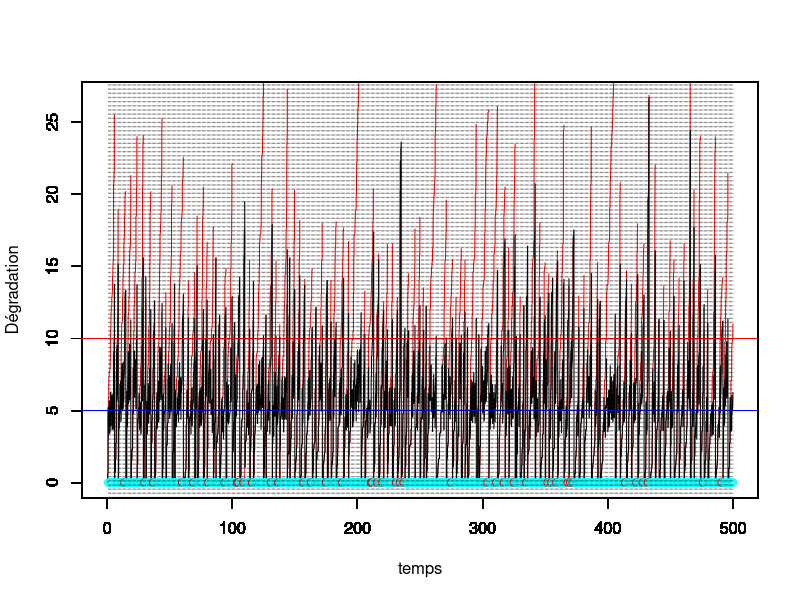
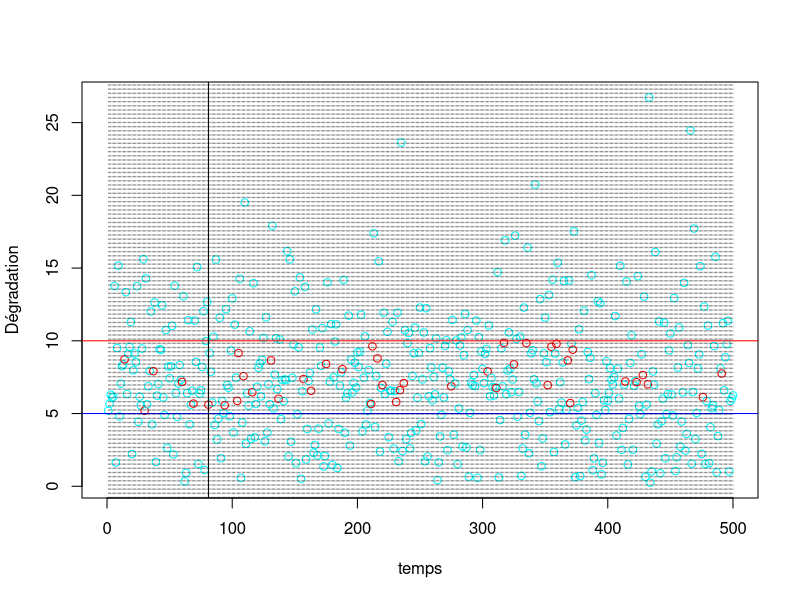

Reproduce these figures in R, in order. (Note: this script raises an error after producing the figures.)
#### Programme de simulation lorsqu'on observe uniquement la dégradation juste avant l'inspection
#### avec deux effets de la maintenance :
#### ARD inf avec rho in [0,1] avec proba p
#### ARD inf avec rho' pour les réparations néfastes avec proba 1-p



rm(list=ls())
library(ggplot2)
library(tidyverse)

tau <- 1 # intervalle inter-inspection
rho <- 0.4 # parametre ARDinf pour les maintenances efficaces avec proba p
rho_w <- 0.3 # parametre ARDinf pour les maintenances néfastes avec proba 1-p
p <- 0.8 # proba que la maintenance préventive soit efficace


L <- 5 # seuil pour MP
M <- 10 # seuil pout MC
tps.final <- 500 # fenêtre d'observation du processus

id.newcycle <- FALSE # Initialisation du nb de cycle de renouvellement

#set.seed(123)
# Simulation d'un processus gamma jusqu'au temps final
pas = 0.01 # pas de temps pour simuler le processus

alpha = 2 # paramètre de forme de Gamma a = alpha (t)^beta
beta = 1.2 # paramètre de forme  de Gamma
b=1.5   # paramètre d'échelle du Gamma
temps = seq(from = 0,to = tps.final,by = pas)

theta <-c(alpha,beta,b,rho,rho_w,p)


n=length(temps)

nb.inspections<- floor(tps.final/tau) # nombre d'inspections max pendant la fenêtre d'observation.

temps.insp<-temps[tau/pas*(1:nb.inspections)+1] # temps des inspections (t_i dans le papier)

obs<-numeric(nb.inspections) # données observées (pendant les inspections, à t_j^-)
vect.b<-rep(1,nb.inspections) # données non observées =1 si PM efficace, 0 si worse
Delta.P <-rep(0,nb.inspections) # Données observées = 1 si renouvellement

j<-1 # indicateur prochaine inspection
j.newcycle <- 0 # identifier le j où nouveau cycle
nb.cycles <- 1 # compteur de cycles

x=matrix(nrow=nb.inspections,ncol = n) # processus Gamma simulé, nb.lignes = nb.cycles
x[nb.cycles,1] = 0     # initialisation du processus Gamma = 0 à t=0
for(i in 2:n){
  x[nb.cycles,i] = x[nb.cycles,i-1] + rgamma(1,scale = b, shape = alpha*(temps[i]^beta-temps[i-1]^beta))
}
y=numeric(n) # processus Gamma maintenu
y.tilde=numeric(n) # processus Gamma maintenu
y[1]<-0
y.tilde[1]<-0

while (j<=nb.inspections) {
  # boucle sur un cycle de renouvellement
  if (id.newcycle){
    # on resimule un x depuis 0
    x[nb.cycles,1] = 0     # initialisation du processus Gamma = 0 à t=0
    for(i in 2:n){
      x[nb.cycles,i] = x[nb.cycles,i-1] + rgamma(1,scale = b, shape = alpha*(temps[i]^beta-temps[i-1]^beta))
    }
    id.newcycle <- FALSE
  }
  
  y.tilde[((j-1)*tau/pas+2):(j*(tau/pas)+1)]<-y[((j-1)*tau/pas+2):(j*(tau/pas)+1)]<-y[(j-1)*tau/pas+1]+ x[nb.cycles,((j-j.newcycle-1)*tau/pas+2):((j-j.newcycle)*(tau/pas)+1)]- x[nb.cycles,(j-j.newcycle-1)*tau/pas+1]
  
  obs[j]<-y[j*tau/pas+1] # état dégradation à l'inspection (t_j^-)
  
  if (obs[j] < L) {
    print("no action")
  } else {
    if (obs[j]<M) {
      u<-runif(1)
      if (u>p) vect.b[j]<-0
      ifelse(u<=p,y[j*tau/pas+1]<-(1-rho)*y[j*tau/pas+1],y[j*tau/pas+1]<-(1+rho_w)*y[j*tau/pas+1])
       # on écrase (ARD infini)
    } else {
      y[j*tau/pas+1]<-0
      id.newcycle <- TRUE
      j.newcycle <- j
      nb.cycles <- nb.cycles+1
      Delta.P[j]<-1
    }
  }
  j<-j+1
}

vect.u <- (obs<M)*(obs>L) # indicatrice u_i


#df <- data.frame(temps,x,y)
#mygraph <- ggplot(df,aes(x = temps)) +  
#  geom_line(aes(y = y), color = "darkred") +
#  geom_line(aes(y = x), color="steelblue", linetype="twodash") +
#  geom_abline(slope = 0,intercept = L,color="blue") +
#  geom_abline(slope = 0,intercept = M,color="red")


temps.cycle<-c(0,tau*which(obs>M),tps.final)
indice.temps.cycle <- c(1,tau/pas*(which(obs>M))+1,length(temps))


for (k in 1:nb.cycles){
  plot(temps[indice.temps.cycle[k]:indice.temps.cycle[k+1]],x[k,1:(indice.temps.cycle[k+1]-indice.temps.cycle[k]+1)],col="red",type="l",ylim = c(0,max(y.tilde)),xlim = c(0,tps.final),xlab="",ylab="")
  par(new=T)
}

plot(temps,y.tilde,type="l",ylim=c(0,max(y.tilde)),xlim = c(0,tps.final),ylab="",xlab="")


par(new=T)
vect.b.fact <- factor(vect.b)
mescouleurs <- rainbow(length(levels(vect.b.fact)))
plot(tau*(1:nb.inspections),numeric(length = nb.inspections),ylim=c(0,max(y.tilde)),type="p",xlim = c(0,tps.final),xlab = "temps",ylab="Dégradation",col=mescouleurs[vect.b.fact])
abline(h=L,col="blue")
abline(h=M,col="red")
abline(v=tau*(1:nb.inspections), lty =3, col = grey(0.1), lwd = 0.45)

vect.b.fact <- factor(vect.b)
mescouleurs <- rainbow(length(levels(vect.b.fact)))
plot(1:nb.inspections,obs,type="p",xlim = c(0,tps.final),xlab = "temps",ylab="Dégradation",col=mescouleurs[vect.b.fact])
abline(h=L,col="blue")
abline(h=M,col="red")
abline(v=tau*(1:nb.inspections), lty =3, col = grey(0.1), lwd = 0.45)
abline(v=81)




#abline(v = tau*(1:nb.inspection))

#####################################
############## Algo EM ##############
#####################################

# initialisation des paramètres
K<- 50

hat.theta<-matrix(nrow=K+1,ncol=6)
#hat.theta[1,] <- c(1.2,1.1,1.5,0.2,0.2,0.5) # (alpha,beta,b,rho,rho^\prime,p)
hat.theta[1,] <- theta

# On ne définit les p.tildes[i] que lorsque u_{i-1}=1 
ind.u<-which(vect.u[1:(nb.inspections-1)]==1)

# Indice intervenant dans les sommes (i.e tel que u_{i-1}=1)
ind.i.u<-rep(0,nb.inspections)
ind.i.u[ind.u+1] <- 1

# indice i lorsque Delta_{i-1}=1
ind.Delta<-which(Delta.P==1)

ind.i.Delta<-rep(0,nb.inspections)
ind.i.Delta[ind.Delta+1] <- 1

#Définition des y_{t_{i-1}}
obs.pre<-c(0,obs[1:(nb.inspections-1)])*(1-ind.i.Delta)

temps.insp.pre <- c(0,temps.insp[1:(nb.inspections-1)])

data <- data.frame(temps.insp,temps.insp.pre,obs,obs.pre,vect.u,vect.b,ind.i.u,Delta.P,ind.i.Delta)



data1 <- filter(data,ind.i.u==1) # On ne garde que les y_i tq u_{i-1}=1
#data0 <- filter(data,ind.i.u==0)

delta <- hat.theta[1,1]*(data$temps.insp^hat.theta[1,2]-data$temps.insp.pre^hat.theta[1,2])



  
#p.tilde <- (hat.theta[1,6]*dgamma(obs-(1-c(0,Delta.P[1:(nb.inspections-1)]))*(1-hat.theta[1,4])^(c(0,vect.u[1:(nb.inspections-1)]))*c(0,obs[1:(nb.inspections-1)]),delta,rate=hat.theta[1,3]))/(hat.theta[1,6]*dgamma(obs-(1-c(0,Delta.P[1:(nb.inspections-1)]))*(1-hat.theta[1,4])^(c(0,vect.u[1:(nb.inspections-1)]))*c(0,obs[1:(nb.inspections-1)]),delta,rate=hat.theta[1,3])+(1-hat.theta[1,6])*dgamma(obs-(1-c(0,Delta.P[(nb.inspections-1)]))*(1+hat.theta[1,5])^(c(0,vect.u[1:(nb.inspections-1)]))*c(0,obs[1:(nb.inspections-1)]),delta,rate=hat.theta[1,3]))

# p.tilde uniquement défini lorsque u_{i-1}=1

p.tilde <- ifelse(data1$obs/data1$obs.pre<=1,1,(hat.theta[1,6]*dgamma(data$obs[ind.i.u==1]-(1-hat.theta[1,4])*data$obs.pre[ind.i.u==1],delta[ind.i.u==1],rate=hat.theta[1,3]))/(hat.theta[1,6]*dgamma(data$obs[ind.i.u==1]-(1-hat.theta[1,4])*data$obs.pre[ind.i.u==1],delta[ind.i.u==1],rate=hat.theta[1,3])+(1-hat.theta[1,6])*dgamma(data$obs[ind.i.u==1]-(1+hat.theta[1,5])*data$obs.pre[ind.i.u==1],delta[ind.i.u==1],rate=hat.theta[1,3])))



data.temp<-data.frame(data1,p.tilde)
data1.rhow<-filter(data.temp,p.tilde<1)

# Définition de la borne inf pour rho
lower.rho <- max(1-data1$obs/data1$obs.pre)

# Définition de la borne sup pour rhow en enlevant les cas où p.tilde = 1
upper.rhow <- min(data1.rhow$obs/data1.rhow$obs.pre-1)




#data1.rho<-filter(data1,comp.p.tilde>0)

# forcer les p.tilde = 1 lorsque y_i/y_{i-1}<1 !

# p.tilde[which(data1$obs/data1$obs.pre<=1)] <- 1

for (k in 2:(K+1)){
  hat.theta[k,6]<-mean(p.tilde) # mise à jour de p
  # Calcul des delta_i
  num.b<-sum(hat.theta[k-1,1]*(temps.insp^hat.theta[k-1,2]-(c(0,temps.insp[1:(nb.inspections-1)]))^hat.theta[k-1,2]))
  
  det.b.1 <- sum(data$obs[ind.i.u==0]-data$obs.pre[ind.i.u==0])
  det.b.2 <- sum(p.tilde*(data$obs[ind.i.u==1]-(1-hat.theta[k-1,4])*data$obs.pre[ind.i.u==1])+(1-p.tilde)*(data$obs[ind.i.u==1]-(1+hat.theta[k-1,5])*data$obs.pre[ind.i.u==1]))
 
  det.b<-det.b.1+det.b.2  
  hat.theta[k,3]<-num.b/det.b # mise à jour de b
  
  # Pour la mise à jour de rho et rho_w, on utilise optim car uniroot ne marche pas... 
  # En effet, plusieurs valeurs annulent la dérivée...
  
  f.rho <- Vectorize(function(x){
    y.rho <- data$obs[ind.i.u==1] - (1-x)*data$obs.pre[ind.i.u==1]
     
    logy.rho<-ifelse(y.rho<=0,-1e8,log(y.rho))
    
    return(-hat.theta[k,3]*sum(p.tilde*y.rho)+sum(p.tilde*(delta[ind.i.u==1]-1)*logy.rho))
  })
  hat.theta[k,4]<-optimize(f.rho,c(lower.rho,1),maximum = T)$maximum
  
  f.rhow <- Vectorize(function(x){
    
    # UNE COUILLE ICI 
    # cond <- (p.tilde < 1) & (ind.i.u == 1)
    delta.rhow <- hat.theta[k-1,1]*(data1.rhow$temps.insp^hat.theta[k-1,2]-data1.rhow$temps.insp.pre^hat.theta[k-1,2])
    # 
    y.rhow <-data1.rhow$obs - (1+x)*data1.rhow$obs.pre
    # logy.rhow<-ifelse(y.rhow<=0,-Inf,log(y.rhow))
    logy.rhow<-ifelse(y.rhow<=0,-1e8,log(y.rhow))
    return(-hat.theta[k,3]*sum((1-data1.rhow$p.tilde)*y.rhow)+sum((1-data1.rhow$p.tilde)*(delta.rhow-1)*logy.rhow))
  })
  
  
  hat.theta[k,5]<-optimize(f.rhow,c(0,upper.rhow),maximum = T)$maximum
  
  # Mise à jour de alpha et beta
  
  y.u.0 <- data$obs[ind.i.u==0]-(1-Delta.P[ind.i.u==0])*data$obs.pre[ind.i.u==0]
  y.rho  <- data$obs[ind.i.u==1]-(1-hat.theta[k,4])*data$obs.pre[ind.i.u==1]
  y.rhow <- data$obs[ind.i.u==1]-(1+hat.theta[k,5])*data$obs.pre[ind.i.u==1]
  logy.u.O <- ifelse(y.u.0<=0,-1e8,log(y.u.0))
  logy.rho<-ifelse(y.rho<=0,-1e8,log(y.rho))
  logy.rhow<-ifelse(y.rhow<=0,-1e8,log(y.rhow))
  
  
  f.ab <- Vectorize(function(x){
    delta.u.0 <- x[1]*(data$temps.insp[ind.i.u==0]^x[2]-data$temps.insp.pre[ind.i.u==0]^x[2])
    delta.u.1 <- x[1]*(data$temps.insp[ind.i.u==1]^x[2]-data$temps.insp.pre[ind.i.u==1]^x[2])
    delta.n   <- x[1]*(data$temps.insp^x[2]-data$temps.insp.pre^x[2]) # tous les delta_i
  
    return(sum(delta.n)*log(hat.theta[k,3])-sum(log(gamma(delta.n)))+sum((delta.u.0-1)*logy.u.O)+sum(p.tilde*(delta.u.1-1)*logy.rho+(1-p.tilde)*(delta.u.1-1)*ifelse(p.tilde==1,0,logy.rhow)))
  })
  hat.theta[k,1:2]<-optim(hat.theta[k-1,1:2],f.ab,control=list(fnscale=-1))$par
  
  
  
  # Mise à jour des delta.i
  delta <- hat.theta[k,1]*(data$temps.insp^hat.theta[k,2]-data$temps.insp.pre^hat.theta[k,2])
  
  # Mise à jour des p.tilde
  p.tilde <- ifelse(data1$obs/data1$obs.pre<=1,1,(hat.theta[k,6]*dgamma(data$obs[ind.i.u==1]-(1-hat.theta[k,4])*data$obs.pre[ind.i.u==1],delta[ind.i.u==1],rate=hat.theta[k,3]))/(hat.theta[k,6]*dgamma(data$obs[ind.i.u==1]-(1-hat.theta[k,4])*data$obs.pre[ind.i.u==1],delta[ind.i.u==1],rate=hat.theta[k,3])+(1-hat.theta[k,6])*dgamma(data$obs[ind.i.u==1]-(1+hat.theta[k,5])*data$obs.pre[ind.i.u==1],delta[ind.i.u==1],rate=hat.theta[k,3])))
  
  
  data.temp <- data.frame(data1,p.tilde)
  data1.rhow <- filter(data.temp,p.tilde<1)
  upper.rhow <- min(data1.rhow$obs/data1.rhow$obs.pre-1)
  
  
  print(paste("la valeur de alpha à l'étape ",k," est : ",hat.theta[k,1]))
  print(paste("la valeur de beta à l'étape ",k," est : ",hat.theta[k,2]))
  print(paste("la valeur de b à l'étape ",k," est : ",hat.theta[k,3]))
  print(paste("la valeur de rho à l'étape ",k," est : ",hat.theta[k,4]))
  print(paste("la valeur de rho_w à l'étape ",k," est : ",hat.theta[k,5]))
  print(paste("la valeur de p à l'étape ",k," est : ",hat.theta[k,6]))
  print("==============================================================")
}

# Identifier les p.tildes <1
ind.poor.maintenance <- which(data1$vect.b==0)

# Maintenance où yappartient à [L,M]
cbind(temps.insp[ind.u],vect.b[ind.u],1-p.tilde)

# PLOT 
par(mfrow = c(2, 3))
plot(hat.theta[, 1], type = "l", lwd = 2, ylim = c(0,2*alpha),xlab="k",ylab="alpha")
abline(h = alpha, col = "red", lwd = 2)^
plot(hat.theta[, 2], type = "l", lwd = 2, ylim = c(0,2*beta),xlab="k",ylab="beta")
abline(h = beta, col = "red", lwd = 2)
plot(hat.theta[, 3], type = "l", lwd = 2, ylim = c(0,2*b),xlab="k",ylab="b")
abline(h = b, col = "red", lwd = 2)
plot(hat.theta[, 4], type = "l", lwd = 2, ylim = c(0,1),xlab="k",ylab="rho")
abline(h = rho, col = "red", lwd = 2)
plot(hat.theta[, 5], type = "l", lwd = 2, ylim = c(0,1),xlab="k",ylab="rho_w")
abline(h = rho_w, col = "red", lwd = 2)
plot(hat.theta[, 6], type = "l", lwd = 2, ylim = c(0,1),xlab="k",ylab="p")
abline(h = p, col = "red", lwd = 2)
